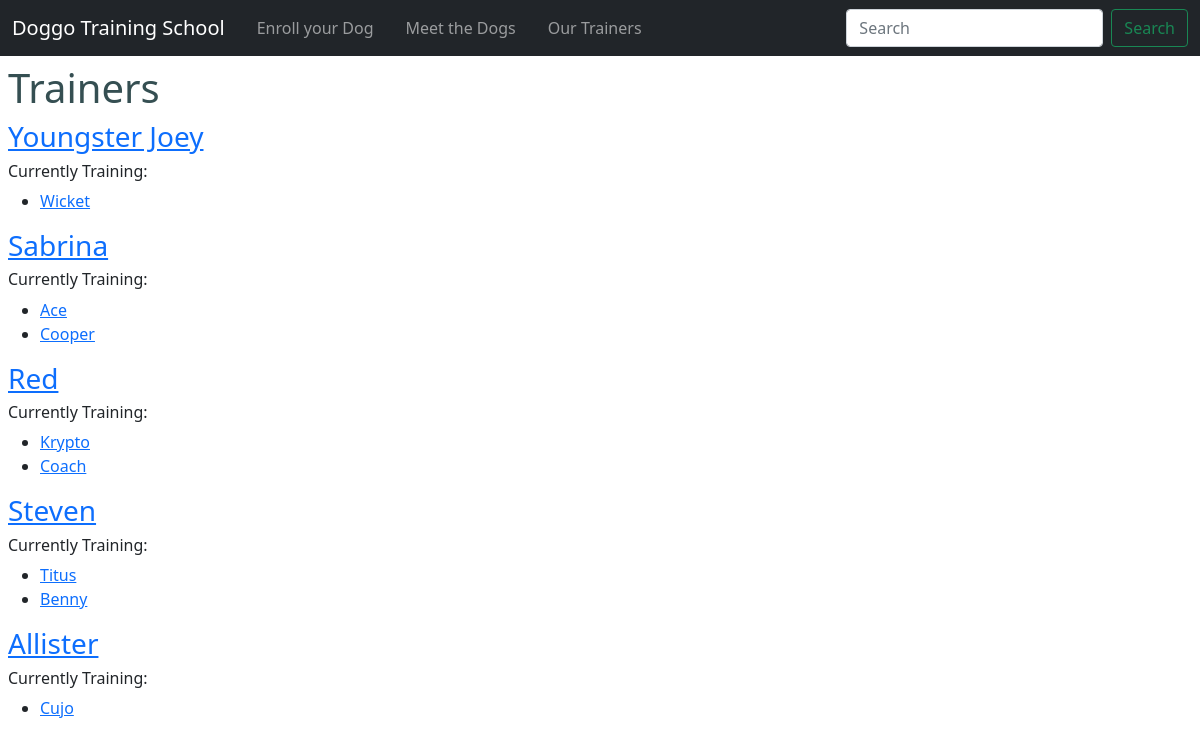
Before: /trainer_list with the older database file.
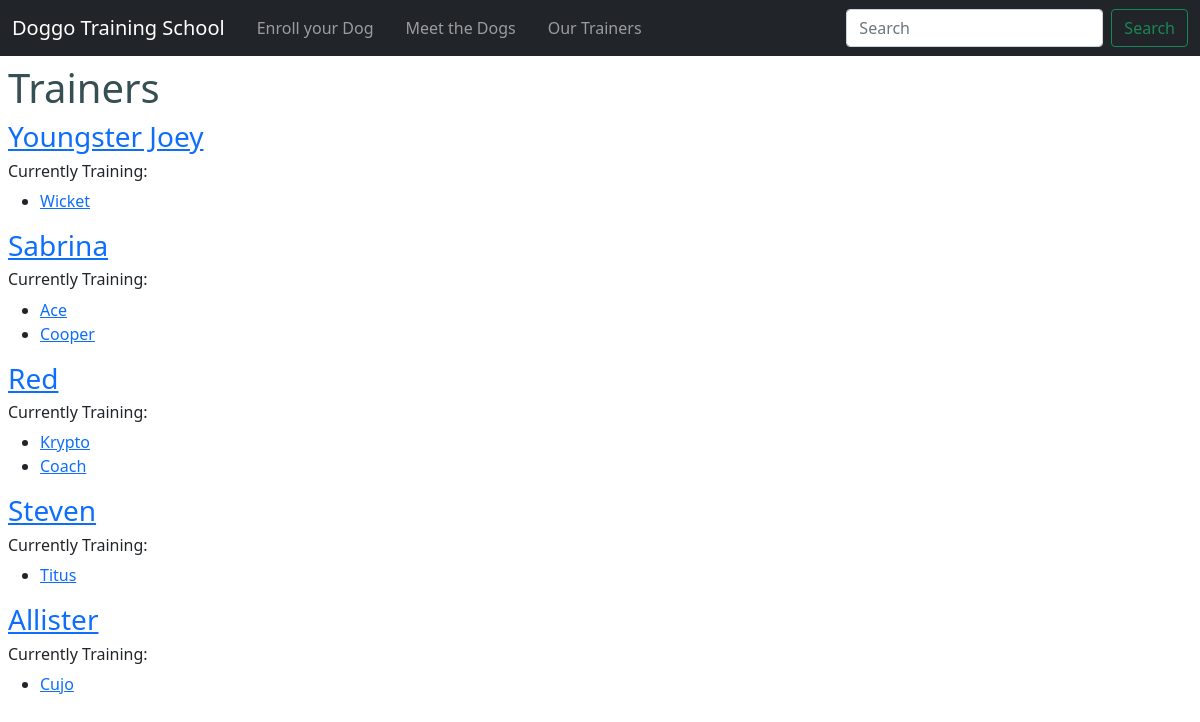
After: the same page with the newer database file.
### tables this page shows
CREATE TABLE "dogs" (
	"id"	INTEGER NOT NULL UNIQUE,
	"name"	TEXT NOT NULL,
	"breed"	TEXT,
	"age"	INTEGER,
	"owner"	NUMERIC NOT NULL,
	"treats"	BLOB,
	"trainer"	BLOB,
	"pic"	TEXT,
	"tricks"	TEXT,
	"medical"	TEXT,
	PRIMARY KEY("id" AUTOINCREMENT)
);

### app.py (the view)
@app.route('/trainer_list')
def trainer_list():
    dogs = order_by_trainer()
    return render_template('list_trainers.html', dogs=dogs, trainers=employed_trainers)

### dog_data.py (called while the page is built)
def connect_db(path):
    conn = sqlite3.connect(path)
    conn.row_factory = sqlite3.Row
    return (conn, conn.cursor())

def order_by_trainer():
    conn, cur = connect_db(db_path)
    query = 'SELECT * FROM dogs ORDER BY trainer'
    result = cur.execute(query).fetchall()
    conn.close()
    return result

### templates/list_trainers.html (shortened to what this page needs)
{% extends 'base.html' %}
{% block content %}
<h1>Trainers</h1>
    {% for trainer in trainers%}
        <h3><a href="{{ url_for('trainer_profile', trainer=trainer) }}">{{ trainer }}</a></h3>
        <h6>Currently Training:</h6>
        <ul>
        {% for dog in dogs %}
            {% if dog.trainer == trainer %}
                <li><a href="{{ url_for('dog_profile', dog_id=dog.id) }}">{{ dog.name }}</a></li>
            {% endif %}
        {% endfor %}
        </ul>
    {% endfor %}
{% endblock %}

Changed rows visible on the page:
removed dogs: name "Benny", shown under "Steven"
